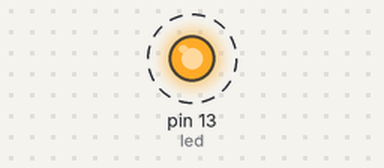
The sketch below on a simulated Arduino Uno, built with avr-gcc and run on an emulated ATmega328P. Shown: output pins drawn as LEDs (lit = HIGH). Dashed ring = blinking.

Above: at 0.06 s.
Timing chart, 0 to 3.0 s (numbered marks = the images above):
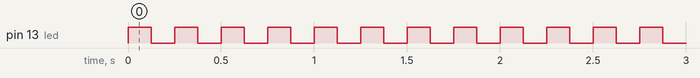

Measured:
- by itself, pin 13 (led): alternates HIGH for 0.13 s and LOW for 0.13 s

The sketch:

Arduino_Mega_BLink.ino
```cpp
int led=13;
int timeconstent=1000;
int blink_hz=8;
int Delay= timeconstent / blink_hz;
void setup() {
  // put your setup code here, to run once:
pinMode(led, OUTPUT);
}

void loop() {
  // put your main code here, to run repeatedly:
digitalWrite(led, 1);
delay(Delay);
digitalWrite(led, 0);
delay(Delay);
}
```
